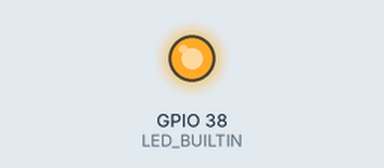
Simulated run of this sketch. Board: ESP32-S3. On the bench: output pins drawn as LEDs (lit = HIGH). Storage starts empty; the camera gives no picture; what the sketch prints to the serial monitor is not drawn. At 0.4 s the program puts the board to deep sleep or switches it off; the recording ends there.

Above: at 0.21 s.
Timing chart, 0 to 0.4 s (numbered marks = the images above):
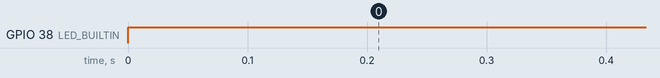

Measured:
- by itself, GPIO 38 (LED_BUILTIN): LOW → HIGH at 0.00 s

The sketch:

TimeLapse.ino
```cpp
/**
 * This project helps to create a "timelapse" video by saving a camera picture on SD card at a configurable interval
 *
 * Select board guideline:
 * - ESP32-S3-WROOM1 CAM (resembels "Freenove ESP32-Wrover CAM") -> ESP32S3 Dev Module
 * - ESP32-S3-CAM - new version -> ESP32S3 Dev Module - needs new serial adaptor to see anything on console; however flashing works with old ESP32-CAM adapter, just need to guess the camera IP without logs
 * - XIAO_ESP32S3 -> XIAO_ESP32S3 !! to activate SD might need to solder jumper, see https://wiki.seeedstudio.com/xiao_esp32s3_pin_multiplexing/ !!
 * - ESP32-CAM (old ESP32 camera board) -> AI Thinker ESP32-CAM
 * - for other boards, select the appropriate board in camera.h
 *
 * Startup:
 * First you need to connect to the camera URL (check console) and adjust the resolution and other knobs
 * Then you can start the timelapse capture from the same web interface
 * The SD card must be formatted FAT or FAT32
 * After incomplete writing the SD card mounting might fail
 * Big SD cards (>32GB) might not be supported.
 *
 * This is a fork from https://github.com/bitluni/ESP32CamTimeLapse. AFAIK the ESP32CamTimeLapse project is based on CameraWebServer.ino project
 *
 * I fixed the timelapse for the board ESP32-S3-WROOM1 CAM camera, that resembles "Freenove ESP32-Wrover CAM".
 * Should still work with the original ESP32-CAM - tested with one.
 *
 * Steps:
 *  - format a SD card up to 32GB (not more) as FAT or FA32
 *  - insert the SD card in the board
 *  - Set the Port and Board in Arduino IDE
 *      - For ESP32-S3-WROOM1 CAM, set the board to "ESP32S3 Dev Module"
 *      - For ESP32-CAM (old version) set the board to "AI Thinker ESP32-CAM"
 *  - only if you have a camera other than the 2 above
 *     - set the camera in camera.cpp
 *     - change the SD card gpios in file.cpp -> initFileSystem()
 *  - configure the WiFi with ssid and password - only 2.4Ghz works usually
 *  - activate Tools/PSRAM/OPI PSRAM - if available
 *  - burn the image to the board; you might need to keep the Boot/IO0 button pushed before connecting the USB cable to the board.
 *  - boot/reset the ESP32 board
 *  - check the console for Camera Ready! Use 'http://xx.xx.xx.xx/' to connect (IP assigned by WiFi)
 *  - connect to the URL
 *  - check Still/Stream
 *  - increase resolution to the maximum that does not freeze
 *  - start the Time-Lapse from the same web menu
 *  - you can now disconnect from the web interface
 *  - after board restart, you need to re-start Time-Lapse
 *  - if you want to autostat Time-Lapse, you can edit lapse.cpp and comment if(!lapseRunning) return false; - however you might need to change defaults for resolution also
 *
 *
 * No warranties.
 * I am a noob in ESP32, hope this help. Feel free to suggest more elegant solutions.
 *
 */

#include "file.h"
#include "camera.h"
#include "time.h"
#include "esp_sleep.h"
#include "FS.h"
#include "SD_MMC.h"

#define LED_BUILTIN 38

// RTC_DATA_ATTR static unsigned long imgNumber = 0; // This will persist in RTC memory
// last seq number filename
#define LAST_SEQ_FILE "/last.txt"
uint32_t getNextSeqNumber() {
  // get the last sequence number from filesystem
  File seqfile = SD_MMC.open(LAST_SEQ_FILE, FILE_READ);
  if (!seqfile) {
    Serial.println("Failed to open last sequence file");
    return 0;
  } else {
    char buf[32];
    int len = seqfile.readBytes(buf, 32);
    uint32_t imgNumber = 0;
    if (len > 0) {
      buf[len] = 0;
      Serial.printf("Read %d bytes from last sequence file: %s\n", len, buf);
      imgNumber = atol(buf);
    } else Serial.println("Empty last sequence file");
    seqfile.close();
    return imgNumber;
  }
}
void setNextSeqNumber(uint32_t imgNumber) {
  // save the last sequence number to filesystem in a new file
  File seqfile = SD_MMC.open(LAST_SEQ_FILE, FILE_WRITE);
  if (seqfile) {
    char buf[32];
    sprintf(buf, "%d", imgNumber);
    seqfile.write((const unsigned char *)buf, strlen(buf));
    seqfile.close();
    Serial.printf("Saved last sequence number: %d\n", imgNumber);
  }
}

void takePicture() {
  // take 1 picture
  camera_fb_t *fb = NULL;
  esp_err_t res = ESP_OK;
  fb = esp_camera_fb_get();
  if (fb) {
    char path[32];
    auto imgNumber = getNextSeqNumber();
    sprintf(path, "/IMG_%05d.jpg", imgNumber);
    Serial.printf("Saving image to: %s\n", path);

    if (writeFile(path, (const unsigned char *)fb->buf, fb->len)) {
      esp_camera_fb_return(fb);
      Serial.println("Capture complete");
      setNextSeqNumber(++imgNumber);
    } else {
      Serial.println("Failed to save image");
    }
  } else {
    Serial.println("Camera capture failed");
  }
  // Prepare for deep sleep
  esp_camera_deinit();
  digitalWrite(PWDN_GPIO_NUM, HIGH); // power off camera
  Serial.println("Going to deep sleep for 10 seconds...");
  Serial.flush();
  esp_sleep_enable_timer_wakeup(10 * 1000000);
  esp_deep_sleep_start();
}

void setup() {
  Serial.begin(115200);
  Serial.println("\n\nStarting ESP32 timelapse");
  Serial.flush();
  Serial.setDebugOutput(true);

  pinMode(LED_BUILTIN, OUTPUT);
  digitalWrite(LED_BUILTIN, HIGH);
  Serial.println("Flash ON");

  initFileSystem();
  Serial.println("After initFileSystem SD");
  print_SD_free_space();

  initCamera();
  takePicture();

  digitalWrite(LED_BUILTIN, LOW);
  Serial.println("Flash OFF");
}

void loop() {
  delay(1000); // This won't be reached due to deep sleep
}
```

camera.cpp
```cpp
#include "camera.h"

bool initCamera()
{
  camera_config_t config;
  config.ledc_channel = LEDC_CHANNEL_0;
  config.ledc_timer = LEDC_TIMER_0;
  config.pin_d0 = Y2_GPIO_NUM;
  config.pin_d1 = Y3_GPIO_NUM;
  config.pin_d2 = Y4_GPIO_NUM;
  config.pin_d3 = Y5_GPIO_NUM;
  config.pin_d4 = Y6_GPIO_NUM;
  config.pin_d5 = Y7_GPIO_NUM;
  config.pin_d6 = Y8_GPIO_NUM;
  config.pin_d7 = Y9_GPIO_NUM;
  config.pin_xclk = XCLK_GPIO_NUM;
  config.pin_pclk = PCLK_GPIO_NUM;
  config.pin_vsync = VSYNC_GPIO_NUM;
  config.pin_href = HREF_GPIO_NUM;
  config.pin_sscb_sda = SIOD_GPIO_NUM;
  config.pin_sscb_scl = SIOC_GPIO_NUM;
  config.pin_pwdn = PWDN_GPIO_NUM;
  config.pin_reset = RESET_GPIO_NUM;
  config.xclk_freq_hz = 20000000;
  config.pixel_format = PIXFORMAT_JPEG;
  // init with high specs to pre-allocate larger buffers
  if (psramFound())
  {
    Serial.println("\nFound PSRAM, this will improve performance!");
    config.frame_size = FRAMESIZE_UXGA;
    config.jpeg_quality = 10;
    config.fb_count = 2;
  }
  else
  {
    Serial.println("\nWarning, PSRAM not detected. If your board has PSRAM, activate it from Tools/PSRAM ('OPI PRAM' option worked for me) !");
    config.frame_size = FRAMESIZE_SVGA;
    config.jpeg_quality = 12;
    config.fb_count = 1;
  }

#if defined(CAMERA_MODEL_ESP_EYE)
  pinMode(13, INPUT_PULLUP);
  pinMode(14, INPUT_PULLUP);
#endif

  // camera init
  esp_err_t err = esp_camera_init(&config);
  if (err != ESP_OK)
  {
    Serial.printf("Camera init failed with error 0x%x\n", err);
    return false;
  }

  sensor_t *s = esp_camera_sensor_get();
  // initial sensors are flipped vertically and colors are a bit saturated
  if (s->id.PID == OV3660_PID)
  {
    s->set_vflip(s, 1);       // flip it back
    s->set_brightness(s, 1);  // up the blightness just a bit
    s->set_saturation(s, -2); // lower the saturation
  }
  // Only reduce frame size if PSRAM is not available
  if (!psramFound())
  {
    s->set_framesize(s, FRAMESIZE_QVGA);
  }

#if defined(CAMERA_MODEL_M5STACK_WIDE)
  s->set_vflip(s, 1);
  s->set_hmirror(s, 1);
#endif
  return true;
}
```

camera.h
```cpp
#pragma once

#include "Arduino.h"

// ===================
// Select camera model
// ===================
// #define CAMERA_MODEL_WROVER_KIT // Has PSRAM
// #define CAMERA_MODEL_ESP_EYE  // Has PSRAM
#define CAMERA_MODEL_ESP32S3_EYE // Has PSRAM
// #define CAMERA_MODEL_M5STACK_PSRAM // Has PSRAM
// #define CAMERA_MODEL_M5STACK_V2_PSRAM // M5Camera version B Has PSRAM
// #define CAMERA_MODEL_M5STACK_WIDE // Has PSRAM
// #define CAMERA_MODEL_M5STACK_ESP32CAM // No PSRAM
// #define CAMERA_MODEL_M5STACK_UNITCAM // No PSRAM
// #define CAMERA_MODEL_AI_THINKER // Has PSRAM
// #define CAMERA_MODEL_TTGO_T_JOURNAL // No PSRAM
//  #define CAMERA_MODEL_XIAO_ESP32S3 // Has PSRAM
//  ** Espressif Internal Boards **
// #define CAMERA_MODEL_ESP32_CAM_BOARD
// #define CAMERA_MODEL_ESP32S2_CAM_BOARD
// #define CAMERA_MODEL_ESP32S3_CAM_LCD
// #define CAMERA_MODEL_DFRobot_FireBeetle2_ESP32S3 // Has PSRAM
// #define CAMERA_MODEL_DFRobot_Romeo_ESP32S3 // Has PSRAM

// Try to guess the camera model based on selected board
// Please overwrite/comment the code below if you get the wrong setting
#ifdef ARDUINO_ESP32S3_DEV
#define CAMERA_MODEL_ESP32S3_EYE
#endif
#ifdef ARDUINO_ESP32_DEV
#define CAMERA_MODEL_AI_THINKER
#endif
#ifdef ARDUINO_XIAO_ESP32S3
#define CAMERA_MODEL_XIAO_ESP32S3
#endif

// Good for ESP32-S3-WROOM CAM, resembling "Freenove ESP32-Wrover CAM" (Freenove not tested)
// Like: https://github.com/Freenove/Freenove_ESP32_S3_WROOM_Board/blob/main/Datasheet/ESP32-S3%20Pinout.pdf
// #define CAMERA_MODEL_ESP32S3_EYE

// Good for ESP32-CAM with Arduino board "AI Thinker ESP32-CAM"
// #define CAMERA_MODEL_AI_THINKER

#include "camera_pins.h"
#include "esp_camera.h"

bool initCamera();
```

file.cpp
```cpp
#include "FS.h"
#include "SD_MMC.h"

// For matching the SD pind by CAMERA_MODEL_*
#include "camera.h"

bool writeFile(const char *path, const unsigned char *data, unsigned long len)
{
  Serial.printf("\nWriting file len=%d path=%s\n", len, path);
  long startMs = millis();
  File file = SD_MMC.open(path, FILE_WRITE);
  if (!file)
  {
    Serial.println("\nFailed to open file for writing");
    return false;
  }
  if (file.write(data, len))
  {
    // Serial.printf("File written len=%d path=%s\n", len, path);
  }
  else
  {
    Serial.println("Write failed");
    return false;
  }
  long writeMs = millis() - startMs;
  if (writeMs > 1)
  {
    Serial.printf(" [SDwrite=%Ldms]", writeMs);
  }
  file.close();
  return true;
}

bool appendFile(const char *path, const unsigned char *data, unsigned long len)
{
  Serial.printf("Appending to file: %s\n", path);

  File file = SD_MMC.open(path, FILE_APPEND);
  if (!file)
  {
    Serial.println("Failed to open file for writing");
    return false;
  }
  if (file.write(data, len))
  {
    Serial.println("File written");
  }
  else
  {
    Serial.println("Write failed");
    return false;
  }
  file.close();
  return true;
}

bool initFileSystem()
{

// non default pins configured for SD card on given camera board
#if defined(CAMERA_MODEL_ESP32S3_EYE) || defined(CAMERA_MODEL_FREENOVE_ESP32S3_CAM)
#define SD_MMC_CLK 39
#define SD_MMC_CMD 38
#define SD_MMC_D0 40
#elif defined(CAMERA_MODEL_XIAO_ESP32S3)
#define SD_MMC_CLK 7
#define SD_MMC_CMD 9
#define SD_MMC_D0 8
#elif defined(CAMERA_MODEL_TTGO_T_CAMERA_PLUS)
#define SD_MMC_CLK 21 // SCLK
#define SD_MMC_CMD 19 // MOSI
#define SD_MMC_D0 22  // MISO
#endif

#if defined(SD_MMC_CLK)
  int sd_clk = SD_MMC_CLK;
  int sd_cmd = SD_MMC_CMD;
  int sd_data = SD_MMC_D0;

  Serial.printf("Remapping SD_MMC card pins to sd_clk=%d sd_cmd=%d sd_data=%d\n", sd_clk, sd_cmd, sd_data);
  if (!SD_MMC.setPins(sd_clk, sd_cmd, sd_data))
  {
    Serial.println("Pin change failed!");
    return false;
  }
  else
  {
    Serial.println("Pin change success!");
  }

  // Mounting with mode1bit=true
  if (!SD_MMC.begin("/sdcard", true))
  {
    Serial.println("Card Mount Failed");
    return false;
  }
  else
  {
    Serial.println("Card Mount SUCCESS");
  }

  Serial.println("Card Mount OK");

#else

  Serial.printf("NOT remapping SD_MMC card pins, trying to SD_MMC.begin()...\n");
  if (!SD_MMC.begin())
  {
    Serial.println("Card Mount Failed");
    return false;
  }
  else
  {
    Serial.println("Success SD_MMC.begin()");
  }
#endif

  uint8_t cardType = SD_MMC.cardType();

  if (cardType == CARD_NONE)
  {
    Serial.println("No SD card attached");
    return false;
  }
  Serial.print("SD Card Type: ");
  if (cardType == CARD_MMC)
    Serial.println("MMC");
  else if (cardType == CARD_SD)
    Serial.println("SDSC");
  else if (cardType == CARD_SDHC)
    Serial.println("SDHC");
  else

    Serial.println("UNKNOWN");

  uint64_t cardSize = SD_MMC.cardSize() / (1024 * 1024);
  Serial.printf("SD Card Size: %lluMB\n", cardSize);
  Serial.printf("Total space: %lluMB\n", SD_MMC.totalBytes() / (1024 * 1024));
  Serial.printf("Used space: %lluMB\n", SD_MMC.usedBytes() / (1024 * 1024));
  return true;
}

bool createDir(const char *path)
{
  Serial.printf("\nCreating Dir: %s\n", path);
  if (SD_MMC.mkdir(path))
  {
    Serial.printf("Dir created dir=%s\n", path);
  }
  else
  {
    Serial.println("\nmkdir failed");
    return false;
  }
  return true;
}

bool fileExists(const char *path)
{
  return SD_MMC.exists(path);
}

void print_SD_free_space()
{
  uint64_t totalMB = SD_MMC.totalBytes() / (1024 * 1024);
  if (totalMB <= 0)
  {
    Serial.printf("\nSD card: got totalMB=%llu, SD card is not accesible\n", totalMB);
    return;
  }
  uint64_t usedMB = SD_MMC.usedBytes() / (1024 * 1024);
  uint64_t freeMB = totalMB - usedMB;
  uint64_t percFull = usedMB * 100 / totalMB;
  Serial.printf("\nSD card used=%2d%% ; freeMB=%llu\n", percFull, freeMB);
}
```

file.h
```cpp
#pragma once
bool writeFile(const char *path, const unsigned char *data, unsigned long len);
bool appendFile(const char *path, const unsigned char *data, unsigned long len);
bool initFileSystem();
bool createDir(const char *path);
bool fileExists(const char *path);
void print_SD_free_space();
```

Source omitted: camera_pins.h (7033 bytes)
